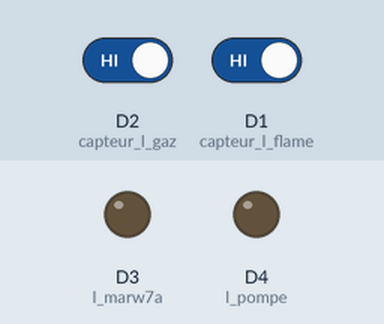
The sketch below on a simulated ESP8266 (NodeMCU). Parts: output pins drawn as LEDs (lit = HIGH). The inputs (shaded band) are chosen by the test bench; at power-on: D2 (capteur_l_gaz) HIGH, D1 (capteur_l_flame) HIGH. WiFi joins after 1.5 s; servers stay silent unless stated; what the sketch prints to the serial monitor is not drawn.

Above: at 2.7 s.
2.8 s: D2 (capteur_l_gaz) driven LOW
At 5.5 s:
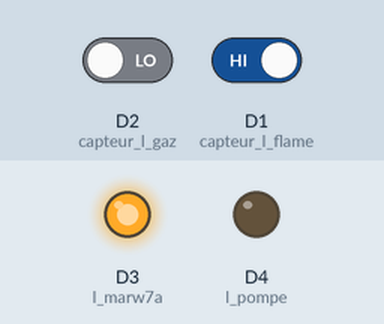
6.3 s: D1 (capteur_l_flame) driven LOW
At 9.5 s:
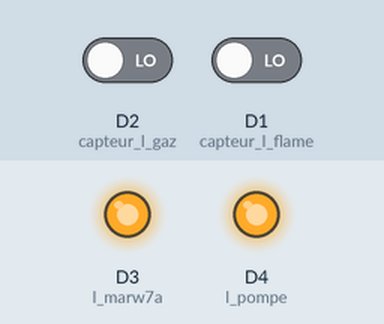
9.9 s: D2 (capteur_l_gaz) driven HIGH
At 12.0 s:
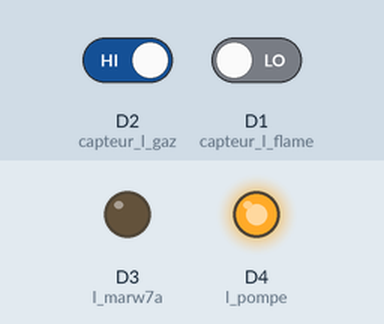
13.2 s: D1 (capteur_l_flame) driven HIGH
At 15.9 s:
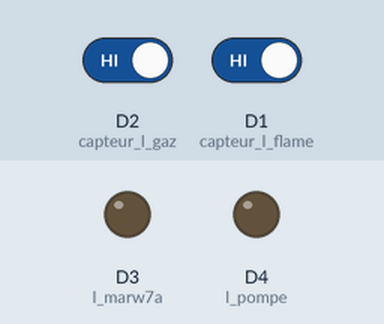
Timing chart, 0 to 17.4 s (numbered marks = the images above; inputs shaded):
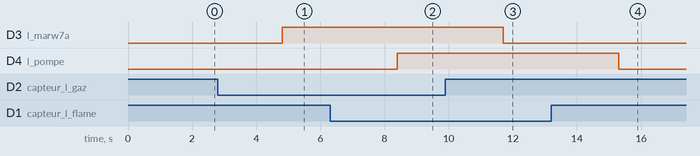

The sketch:

code.ino
```cpp
#include <ESP8266WiFi.h>
#include <FirebaseArduino.h>

#define FIREBASE_HOST"systeme-de-gestion-d-inc-8a840-default-rtdb.firebaseio.com"
#define FIREBASE_AUTH "wp4yKOKmNgJA21ujXbkig3rl64z4LeBFbBbbwiyy"
#define WIFI_SSID "hedya"
#define WIFI_PASSWORD "hedya1999"

String flame_status;
String gaz_status;

int flame_sensor = D1;
int gaz_sensor =D2;
int marwha = D3;
int pompe = D4;

void setup()
{
  WiFi.begin(WIFI_SSID , WIFI_PASSWORD);
  Serial.print("connecting to");
  Serial.print(WIFI_SSID);
  while (WiFi.status() != WL_CONNECTED)
  {
    Serial.print(".");
    delay(500);
  }
  Serial.println();
  Serial.print("connected to: ");
  Serial.println(WIFI_SSID);
  Firebase.begin(FIREBASE_HOST, FIREBASE_AUTH);

  pinMode(D1, INPUT); // capteur l flame
  pinMode(D2, INPUT);  // capteur l gaz
  pinMode(D3, OUTPUT);  // l marw7a
  pinMode(D4, OUTPUT);  // l pompe

  digitalWrite(D3, LOW); //mrwha
  digitalWrite(D4, LOW); //pompe

  Serial.begin(115200);

}
void loop()
{
  flame_sensor= digitalRead(D1);
  gaz_sensor= digitalRead(D2);


  if (flame_sensor== 0)

    {
    digitalWrite(D4, HIGH);
    flame_status="Alert Fire Detected";
    Serial.println("Alert Fire Detected !");
    }
  else
      {
      digitalWrite(D4, LOW);
      flame_status="No_Fire";
      }
  delay(1000);


  if (gaz_sensor== 0)

    {
    digitalWrite(D3, HIGH);
    gaz_status="Alert Gaz Detected !";
    Serial.println("Alert Gaz Detected !");
    }
  else
      {
      digitalWrite(D3, LOW);
      gaz_status="No_Gaz ";
      }
  Firebase.setString("FIRE", flame_status);
  Firebase.setString("GAZ", gaz_status);
  delay(1000);

}
```

Measured:
- after the input at 2.8 s, D3 (l_marw7a): LOW → HIGH after 2.0 s
- after the input at 6.3 s, D4 (l_pompe): LOW → HIGH after 2.1 s
- after the input at 9.9 s, D3 (l_marw7a): HIGH → LOW after 1.8 s
- after the input at 13.2 s, D4 (l_pompe): HIGH → LOW after 2.1 s
